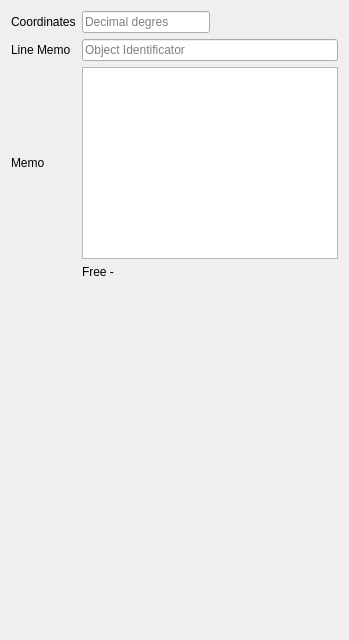
                  <widget class="QWidget" name="page_20">
                   <layout class="QGridLayout" name="gridLayout_18">
                    <item row="2" column="2">
                     <widget class="QPlainTextEdit" name="pteAboutObjectMemo">
                      <property name="sizePolicy">
                       <sizepolicy hsizetype="Preferred" vsizetype="Preferred">
                        <horstretch>0</horstretch>
                        <verstretch>0</verstretch>
                       </sizepolicy>
                      </property>
                      <property name="undoRedoEnabled">
                       <bool>false</bool>
                      </property>
                      <property name="overwriteMode">
                       <bool>true</bool>
                      </property>
                      <property name="maximumBlockCount">
                       <number>0</number>
                      </property>
                     </widget>
                    </item>
                    <item row="2" column="0">
                     <widget class="QLabel" name="label_55">
                      <property name="sizePolicy">
                       <sizepolicy hsizetype="Fixed" vsizetype="Fixed">
                        <horstretch>0</horstretch>
                        <verstretch>0</verstretch>
                       </sizepolicy>
                      </property>
                      <property name="text">
                       <string>Memo</string>
                      </property>
                     </widget>
                    </item>
                    <item row="0" column="0">
                     <widget class="QLabel" name="label_54">
                      <property name="sizePolicy">
                       <sizepolicy hsizetype="Fixed" vsizetype="Fixed">
                        <horstretch>0</horstretch>
                        <verstretch>0</verstretch>
                       </sizepolicy>
                      </property>
                      <property name="text">
                       <string>Coordinates</string>
                      </property>
                     </widget>
                    </item>
                    <item row="4" column="2">
                     <spacer name="verticalSpacer_2">
                      <property name="orientation">
                       <enum>Qt::Vertical</enum>
                      </property>
                      <property name="sizeHint" stdset="0">
                       <size>
                        <width>20</width>
                        <height>350</height>
                       </size>
                      </property>
                     </spacer>
                    </item>
                    <item row="0" column="2">
                     <layout class="QHBoxLayout" name="horizontalLayout_19">
                      <item>
                       <widget class="QLineEdit" name="leCoordinates">
                        <property name="placeholderText">
                         <string>Decimal degres</string>
                        </property>
                        <property name="clearButtonEnabled">
                         <bool>true</bool>
                        </property>
                       </widget>
                      </item>
                      <item>
                       <spacer name="horizontalSpacer_5">
                        <property name="orientation">
                         <enum>Qt::Horizontal</enum>
                        </property>
                        <property name="sizeHint" stdset="0">
                         <size>
                          <width>40</width>
                          <height>20</height>
                         </size>
                        </property>
                       </spacer>
                      </item>
                     </layout>
                    </item>
                    <item row="3" column="2">
                     <widget class="QLabel" name="lblFreeSymbls">
                      <property name="text">
                       <string>Free -</string>
                      </property>
                     </widget>
                    </item>
                    <item row="1" column="0">
                     <widget class="QLabel" name="label_65">
                      <property name="text">
                       <string>Line Memo</string>
                      </property>
                     </widget>
                    </item>
                    <item row="1" column="2">
                     <widget class="QLineEdit" name="leLineMemo">
                      <property name="maxLength">
                       <number>1000</number>
                      </property>
                      <property name="placeholderText">
                       <string>Object Identificator</string>
                      </property>
                      <property name="clearButtonEnabled">
                       <bool>true</bool>
                      </property>
                     </widget>
                    </item>
                   </layout>
                  </widget>
